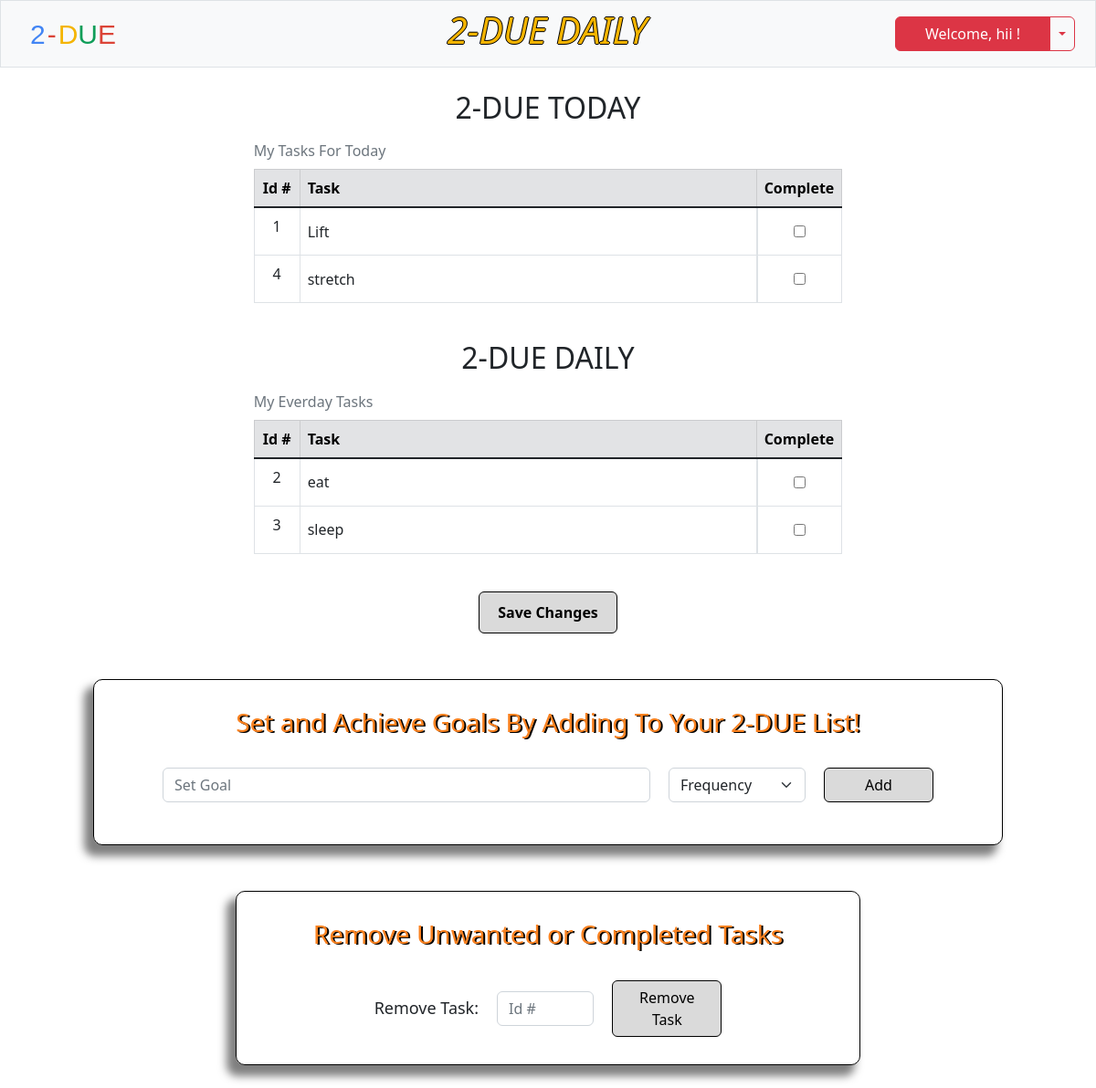
The app's page /daily (signed in), older data.
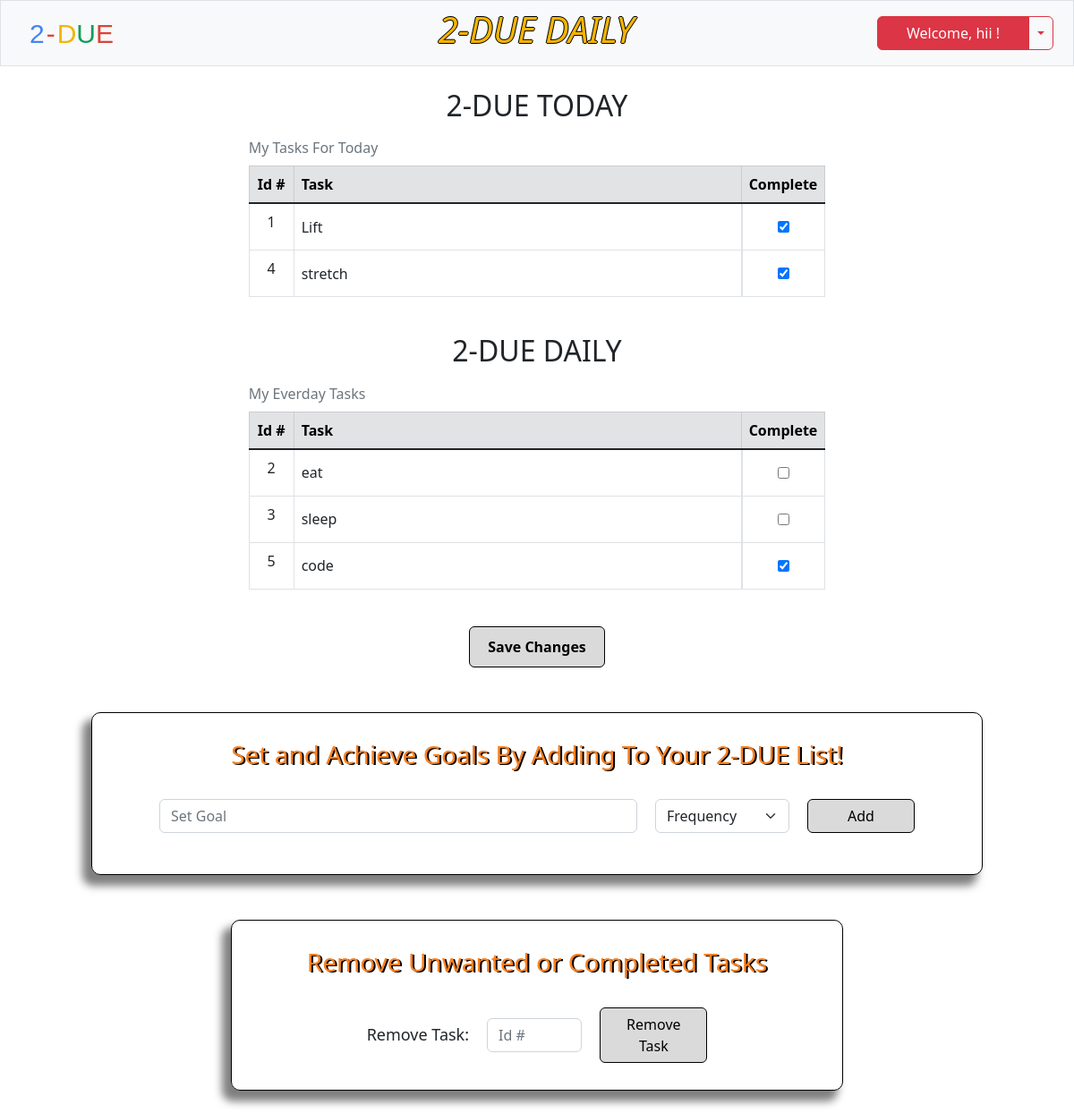
The same page, newer data.
### tables this page shows
CREATE TABLE users (id INTEGER PRIMARY KEY AUTOINCREMENT NOT NULL, username TEXT NOT NULL, hash TEXT NOT NULL, security_code INTEGER NOT NULL);

CREATE TABLE todo (id INTEGER NOT NULL, task_id INTEGER PRIMARY KEY AUTOINCREMENT NOT NULL, task TEXT NOT NULL, frequency TEXT NOT NULL, completeness TEXT NOT NULL);

### app.py (the view, shortened to what this page needs)
@app.route('/daily', methods=['GET', 'POST'])
def daily():
    if request.method == "GET":
        id = session['user_id']
        username = db.execute("SELECT username FROM users WHERE id = ?", id)[0]['username']
        daily = db.execute("SELECT * FROM todo WHERE id = (?) AND frequency = (?)", session['user_id'], 'today')
        everyday = db.execute("SELECT * FROM todo WHERE id = (?) AND frequency = (?)", session['user_id'], 'everyday')
        return render_template('daily.html', username=username, daily=daily, everyday=everyday)

### app.py (called while the page is built)
@app.after_request
def after_request(response):
    response.headers['Cache-Control'] = 'no-cache, no store, must-revalidate'
    response.headers['Expires'] = 0
    response.headers['Pragma'] = 'no-cache'
    return response

### templates/daily.html (shortened to what this page needs)
{% extends 'layout.html' %}
{% block nav %}
    <a class="navbar-brand" href="/daily"><span class="blue">2</span><span class="red dash">-</span><span class="yellow">D</span><span class="green">U</span><span class="red">E</span></a>
    <h2 class="weather-header"><em>2-DUE DAILY</em></h2>
    <div class="login btn-group">
        <button type="button" class="btn btn-danger" id="menu-btn">Welcome, {{ username }} !</button>
        <button type="button" class="btn btn-outline-danger dropdown-toggle dropdown-toggle-split" data-bs-toggle="dropdown" aria-expanded="false">
        </button>
    </div>
{% endblock %}
{% block main %}
<form action="/daily" class="save-today" method="post">
    <div class="daily-table">
        <h2 style="text-align: center; margin-top: 25px;">2-DUE TODAY</h2>
            <table class="table table-hover table-bordered">
                <caption>My Tasks For Today</caption>
                <thead>
                    <tr class="table-secondary">
                        <th class="text-center task-id">Id #</th>
                        <th class="text-start task-head">Task</th>
                        <th class="text-start">Complete</th>
                    </tr>
                </thead>
                <tbody class="table-group-divider">
                {% if daily %}
                {% for row in daily %}
                <tr>
                    <td class="text-center">{{ row.task_id }}</td>
                    <td class="text-start task">{{ row.task }}</td>
                    {% if row.completeness == 'incomplete' %}
                    <td class="center-td"><input type='checkbox' id='incomplete' value="{{ row.task_id }}" name="checkbox"></td>
                    {% else %}
                    <td class="center-td" id="complete"><input type="checkbox" value="{{ row.task_id }}" name="checkbox" checked></td>
                    {% endif %}
                </tr>
                {% endfor %}
                {% endif %}
                </tbody>
            </table>
    </div>
    <div class="daily-table">
        <h2 style="text-align: center;">2-DUE DAILY</h2>
        <table class="table table-hover table-bordered">
            <caption>My Everday Tasks</caption>
            <thead>
                <tr class="table-secondary">
                    <th class="text-center task-id">Id #</th>
                    <th class="text-start task-head">Task</th>
                    <th class="text-start">Complete</th>
                </tr>
            </thead>
            <tbody class="table-group-divider">
            {% if everyday %}
            {% for row in everyday %}
            <tr>
                <td class="text-center">{{ row.task_id }}</td>
                <td class="text-start task">{{ row.task }}</td>
                {% if row.completeness == 'incomplete' %}
                <td class="center-td"><input type='checkbox' id='incomplete' value="{{ row.task_id }}" name="checkbox"></td>
                {% else %}
                <td class="center-td" id="complete"><input type="checkbox" id="complete" value="{{ row.task_id }}" name="checkbox" checked></td>
                {% endif %}
            </tr>
            {% endfor %}
            {% endif %}
            </tbody>
        </table>
    </div>
    <button type="submit" class="btn btn-primary" id="save-daily" name="save-daily">Save Changes</button>
</form>
    <form action="/daily" class="daily" method="post">
        <div class="daily-header">
            <h3>Set and Achieve Goals By Adding To Your 2-DUE List!</h3>
        </div>
        <div class="mb-3 goals">
            <input autocomplete="off" class="form-control mx-auto w-auto" id="daily" name="daily" placeholder="Set Goal" size="50" required>
            <select class="form-select select" name="goal-type" id="goal-type" required >
                <option value="select" selected disabled>Frequency</option>
            </select>
            <button class="btn btn-primary" id="daily-submit" name="daily-submit" type="submit">Add</button>
        </div>
    </form>
    <form action="/daily" class="daily" method="post">
        <div class="daily-header">
            <h3>Remove Unwanted or Completed Tasks</h3>
        </div>
        <div class="remove">
            <label for="remove">Remove Task: </label>
            <input type="text" class="form-control w-auto" autocomplete='off' placeholder='Id #' name="remove" id="remove" required>
            <button class="btn btn-primary" id='remove-submit' name="remove-submit" type="submit">Remove Task</button>
        </div>
    </form>
{% endblock %}

### templates/layout.html (shortened to what this page needs)
<!DOCTYPE html>
<html lang="en">
    <head>
        <link href="https://cdn.jsdelivr.net/npm/bootstrap@5.2.2/dist/css/bootstrap.min.css" rel="stylesheet">
        <link rel="stylesheet" href="/static/layout.css">
    </head>
    <body>
        <div class="main">
            <nav class="bg-light border navbar navbar-expand-md navbar-light">
                <div class="container-fluid">
                    {% block nav %}{% endblock %}
                </div>
            </nav>
            <div class="body">
            {% block main %}{% endblock %}
            </div>
        </div>
    </body>
</html>

### static/layout.css (style rules this page uses)
.main { display: flex; flex-flow: column; }
.navbar { min-height: 55px; }
.navbar-brand { margin-left: 20px; }
span { font-size: 30px; font-family: 'Product Sans', sans-serif; }
.blue { color: #4285F4; }
.red { color: #DB4437; }
.dash { padding-left: 2px; padding-right: 2px; }
.yellow { color: #F4B400; }
.green { color: #0F9D58; }
.body { display: flex; flex-flow: column; align-items: center; }
.container-fluid { min-width: 763px; }
.login { margin-right: 10px; }
.btn-primary { width: 120px; color: black; background-color: #dadada; border: 1px solid black; position: relative; }
.weather-header { color: #F4B400; text-shadow: 1px 0 0 #000, 0 -1px 0 #000, 0 1px 0 #000, -1px 0 0 #000; font-size: 40px; margin-left: 75px; }
#menu-btn { width: 170px; font-size: 16px; }
.daily { border: 1px solid black; border-radius: 10px; padding: 30px 75px; margin: 25px 0px; box-shadow: -8px 10px 10px 2px rgba(0, 0, 0, 0.5); display: flex; flex-direction: column; }
.goals { display: flex; gap: 20px; }
.select { width: 150px; }
.daily-header { text-align: center; color:rgb(250, 129, 31); text-shadow: 2px 1px #000; margin-bottom: 25px; }
.center-td { display: flex; justify-content: center; align-items: center; }
.center-td input { height: 35px; }
.task-head { min-width: 500px; max-width: 750px; max-height: 52px; }
.task { vertical-align: middle; overflow-x: auto; }
caption { caption-side: top; }
.daily-table { margin-bottom: 25px; }
#save-daily { min-width: fit-content; padding: 10px 20px; font-weight: bold; margin-bottom: 25px; }
.save-today { display: flex; flex-direction: column; align-items: center; }
.task-id { min-width: 50px; }
.remove { display: flex; align-items: center; justify-content: center; margin-left: auto; gap: 20px; }
.remove > label { font-size: 18px; }
#remove { width: clamp(8ch, 20%, 25ch) !important; }

Row changes from the older to the newer data that the page shows:
changed todo "Lift": completeness "incomplete" → "complete" (drawn); checkbox "☐" → "☑"
changed todo "stretch": completeness "incomplete" → "complete" (drawn); checkbox "☐" → "☑"
added todo: task_id "5", task "code", shown under "My Everday Tasks"
